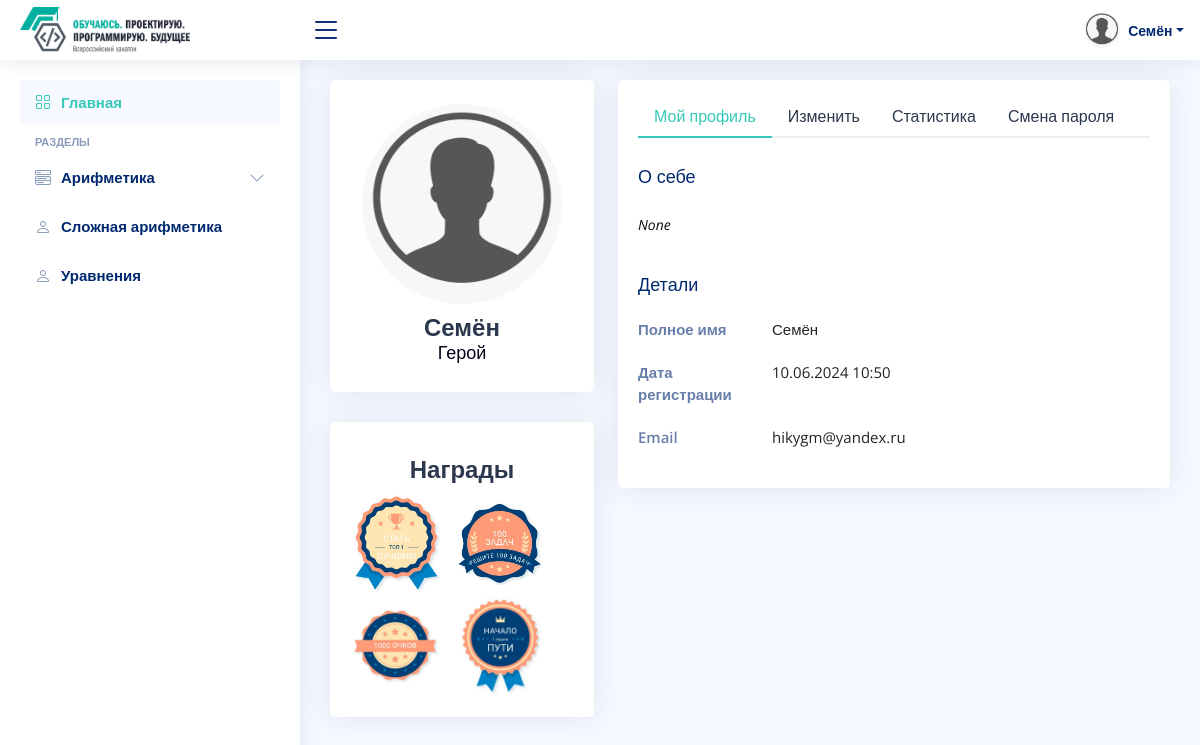
Screenshot of /profile (signed in) with the database file from the repository.
### data/users.py (models this page shows, shortened)
class User(SqlAlchemyBase, UserMixin, SerializerMixin):
    __tablename__ = 'users'
    id = Column(Integer, primary_key=True, autoincrement=True)
    name = Column(String, nullable=True)
    about = Column(String, nullable=True)
    email = Column(String, index=True, unique=True, nullable=True)
    hashed_password = Column(String, nullable=True)
    created_date = Column(String, default=datetime.datetime.now().strftime("%d.%m.%Y %H:%M"))
    total_score = Column(Integer, default=0)
    source_image = Column(String, nullable=True, default='default.png')
    score = orm.relationship("Score", back_populates='user')

### main.py (the view, shortened to what this page needs)
@app.route("/profile", methods=['GET', 'POST'])
@login_required
def profile():
    db_sess = db_session.create_session()
    form_edit_password = EditPasswordForm()
    form_edit = EditForm()
    score = db_sess.query(Score).filter(Score.user_id == current_user.id).all()
    total = sum(item.level_rate * item.difficulty_levels.difficulty_levels_weight for item in score)
    if total <= 10:
        rank = 'Рекрут'
    elif total <= 100:
        rank = 'Страж'
    elif total <= 1000:
        rank = 'Рыцарь'
    elif total <= 10000:
        rank = 'Герой'
    elif total <= 100000:
        rank = 'Легенда'
    elif total <= 1000000:
        rank = 'Властелин'
    elif total <= 10000000:
        rank = 'Божество'
    else:
        rank = 'Титан'
    param = {
        'template_name_or_list': 'profile.html',
        'title': 'Профиль',
        'form_edit': form_edit,
        'form_edit_password': form_edit_password,
        'rank': rank,
        'level_all': sum([item.level_all for item in score]),
        'level_rate': sum([item.level_rate for item in score]),
    }
    param['level_wrong'] = param['level_all'] - param['level_rate']
    param_active_tab_edit_password = {
        'edit_password': 'aria-selected=true tabindex=-1',
        'edit_password_active': 'active',
        'edit_password_show': 'show'
    }
    param_active_tab_my_profile = {
        'my_profile': 'aria-selected=true tabindex=-1',
        'my_profile_active': 'active',
        'my_profile_show': 'show'
    }
    active_tab = param_active_tab_my_profile
    return render_template(**param, **active_tab)

### data/db_session.py (called while the page is built)
def create_session() -> Session:
    global __factory
    return __factory()

### main.py (called while the page is built)
@login_manager.user_loader
def load_user(user_id):
    db_sess = db_session.create_session()
    return db_sess.query(User).get(user_id)

### templates/profile.html (shortened to what this page needs)
{% extends "base.html" %}
{% block content %}
    {% if current_user.is_authenticated %}
        <section class="section profile">
            <div class="row">
                <div class="col-xl-4">
                    <div class="card">
                        <div class="card-body profile-card pt-4 d-flex flex-column align-items-center">
                            <img src="../static/assets/img/service/images_profiles_users/{{ current_user.source_image }}"
                                 alt="Profile" class="rounded-circle" style="width: 200px;height: 200px;">
                            <h2>{{ current_user.name }}</h2>
                            <h3>{{ rank }}</h3>
                        </div>
                    </div>
                    <div class="card">
                        <div class="card-body profile-card pt-4 d-flex flex-column align-items-center">
                            <h2>Награды</h2>
                            <div class="social-links mt-2">
                                <a href="#" class="twitter">
                                    <img src="../static/assets/img/service/medal/top1.jpg" alt="" style="max-width: 90px;">
                                </a>
                                <a href="#" class="twitter">
                                    <img src="../static/assets/img/service/medal/100task.jpg" alt="" style="max-width: 90px;">
                                </a>
                                <a href="#" class="twitter">
                                    <img src="../static/assets/img/service/medal/1000point.jpg" alt="" style="max-width: 90px;">
                                </a>
                                <a href="#" class="twitter">
                                    <img src="../static/assets/img/service/medal/first_task.jpg" alt="" style="max-width: 90px;">
                                </a>
                            </div>
                        </div>
                    </div>
                </div>
                <div class="col-xl-8">
                    <div class="card">
                        <div class="card-body pt-3">
                            <ul class="nav nav-tabs nav-tabs-bordered">
                                <li class="nav-item">
                                    <button class="nav-link {{ my_profile_active }}" {{ my_profile }}
                                            data-bs-toggle="tab"
                                            data-bs-target="#profile-overview">
                                        Мой профиль
                                    </button>
                                </li>
                                <li class="nav-item">
                                    <button class="nav-link" data-bs-toggle="tab" data-bs-target="#profile-edit">
                                        Изменить
                                    </button>
                                </li>
                                <li class="nav-item">
                                    <button class="nav-link" data-bs-toggle="tab" data-bs-target="#profile-settings">
                                        Статистика
                                    </button>
                                </li>
                                <li class="nav-item">
                                    <button class="nav-link {{ edit_password_active }}" {{ edit_password }}
                                            data-bs-toggle="tab"
                                            data-bs-target="#profile-change-password">
                                        Смена пароля
                                    </button>
                                </li>
                            </ul>
                            <div class="tab-content pt-2">
                                <div class="tab-pane fade  profile-overview {{ my_profile_show }} {{ my_profile_active }}"
                                     id="profile-overview">
                                    <h5 class="card-title">О себе</h5>
                                    <p class="small fst-italic">{{ current_user.about }}</p>
                                    <h5 class="card-title">Детали</h5>
                                    <div class="row">
                                        <div class="col-lg-3 col-md-4 label ">Полное имя</div>
                                        <div class="col-lg-9 col-md-8">{{ current_user.name }}</div>
                                    </div>
                                    <div class="row">
                                        <div class="col-lg-3 col-md-4 label ">Дата регистрации</div>
                                        <div class="col-lg-9 col-md-8">{{ current_user.created_date }}</div>
                                    </div>
                                    <div class="row">
                                        <div class="col-lg-3 col-md-4 label">Email</div>
                                        <div class="col-lg-9 col-md-8">{{ current_user.email }}</div>
                                    </div>
                                </div>
                            </div>
                        </div>
                    </div>
                </div>
            </div>
        </section>
    {% endif %}
{% endblock %}

### templates/base.html (shortened to what this page needs)
<!DOCTYPE html>
<html lang="ru">
<head>
    <link href="https://cdn.jsdelivr.net/npm/bootstrap@5.3.3/dist/css/bootstrap.min.css" rel="stylesheet"
>
    <link rel="stylesheet" href="https://cdn.jsdelivr.net/npm/bootstrap-icons@1.11.3/font/bootstrap-icons.min.css">
    <link rel="stylesheet" href="../static/assets/css/style_index.css">
    <link href="../static/assets/css/style.css" rel="stylesheet">
</head>
<body>
{% include 'header.html' %}
{% include 'sidebar.html' %}
<main id="main" class="main">
    {% block content %}{% endblock %}
</main>
</body>
</html>

### templates/header.html (shortened to what this page needs)
<header id="header" class="header fixed-top d-flex align-items-center">
    <div class="d-flex align-items-center justify-content-between">
        <a href="/dashboard" class="logo d-flex align-items-center">
            <img src="../static/assets/img/logo.png" alt="" style="width: 170px;">
        </a>
        <i class="bi bi-list toggle-sidebar-btn"></i>
    </div>
    <nav class="header-nav ms-auto">
        <ul class="d-flex align-items-center">
            {% if current_user.is_authenticated %}
                <li class="nav-item dropdown pe-3">
                    <a class="nav-link nav-profile d-flex align-items-center pe-0" href="#" data-bs-toggle="dropdown">
                        <img src="../static/assets/img/service/images_profiles_users/{{ current_user.source_image }}"
                             alt="Profile" class="rounded-circle" style="width: 36px; height: 36px;">
                        <span class="d-none d-md-block dropdown-toggle ps-2">{{ current_user.name }}</span>
                    </a>
                </li>
            {% else %}
                <li>
                    <a class="btn btn-primary " href="/register">Зарегистрироваться</a>
                    <a class="btn btn-success" href="/login">Войти</a>
                </li>
            {% endif %}
        </ul>
    </nav>
</header>

### templates/sidebar.html (shortened to what this page needs)
<aside id="sidebar" class="sidebar">
    <ul class="sidebar-nav" id="sidebar-nav">
        <li class="nav-item">
            <a class="nav-link " href="/dashboard">
                <i class="bi bi-grid"></i>
                <span>Главная</span>
            </a>
        </li>
        <li class="nav-heading">Разделы</li>
       <li class="nav-item">
            <a class="nav-link collapsed" data-bs-target="#components-nav" data-bs-toggle="collapse" href="#">
                <i class="bi bi-menu-button-wide"></i><span>Арифметика</span><i class="bi bi-chevron-down ms-auto"></i>
            </a>
        </li>
        <li class="nav-item">
            <a class="nav-link collapsed" href="/complex_arithmetic">
                <i class="bi bi-person"></i>
                <span>Сложная арифметика</span>
            </a>
        </li>
        <li class="nav-item">
            <a class="nav-link collapsed" href="/equations">
                <i class="bi bi-person"></i>
                <span>Уравнения</span>
            </a>
        </li>
    </ul>
</aside>

### static/assets/css/style.css (style rules this page uses)
:root { scroll-behavior: smooth; --theme-1: #35c7b8; --theme-2: #2daea2; --white: #ffffff; }
body { font-family: "Open Sans", sans-serif; background: #f6f9ff; color: #444444; }
a { color: var(--theme-1); text-decoration: none; }
h1, h2, h3, h4, h5, h6 { font-family: "Nunito", sans-serif; }
#main { margin-top: 60px; padding: 20px 30px; transition: all 0.3s; }
.card { margin-bottom: 30px; border: none; border-radius: 5px; box-shadow: 0px 0 30px rgba(1, 41, 112, 0.1); }
.card-title { padding: 20px 0 15px 0; font-size: 18px; font-weight: 500; color: #012970; font-family: "Poppins", sans-serif; }
.card-body { padding: 0 20px 20px 20px; }
.nav-tabs-bordered { border-bottom: 2px solid #ebeef4; }
.nav-tabs-bordered .nav-link { margin-bottom: -2px; border: none; color: #2c384e; }
.nav-tabs-bordered .nav-link.active { background-color: #fff; color: var(--theme-1); border-bottom: 2px solid var(--theme-1); }
.logo { line-height: 1; }
@media (min-width: 1200px) { .logo { width: 280px; } }
.header { transition: all 0.5s; z-index: 997; height: 60px; box-shadow: 0px 2px 20px rgba(1, 41, 112, 0.1); background-color: #fff; padding-left: 20px; }
.header .toggle-sidebar-btn { font-size: 32px; padding-left: 10px; cursor: pointer; color: #012970; }
.header-nav ul { list-style: none; }
.header-nav > ul { margin: 0; padding: 0; }
.header-nav .nav-profile { color: #012970; }
.header-nav .nav-profile img { max-height: 36px; }
.header-nav .nav-profile span { font-size: 14px; font-weight: 600; }
.sidebar { position: fixed; top: 60px; left: 0; bottom: 0; width: 300px; z-index: 996; transition: all 0.3s; padding: 20px; overflow-y: auto; scrollbar-width: thin; scrollbar-color: #aab7cf transparent; box-shadow: 0px 0px 20px rgba(1, 41, 112, 0.1); background-color: #fff; }
@media (min-width: 1200px) { #main, #footer { margin-left: 300px; } }
.sidebar-nav { padding: 0; margin: 0; list-style: none; }
.sidebar-nav li { padding: 0; margin: 0; list-style: none; }
.sidebar-nav .nav-item { margin-bottom: 5px; }
.sidebar-nav .nav-heading { font-size: 11px; text-transform: uppercase; color: #899bbd; font-weight: 600; margin: 10px 0 5px 15px; }
.sidebar-nav .nav-link { display: flex; align-items: center; font-size: 15px; font-weight: 600; color: var(--theme-1); transition: 0.3; background: #f6f9ff; padding: 10px 15px; border-radius: 4px; }
.sidebar-nav .nav-link i { font-size: 16px; margin-right: 10px; color: var(--theme-1); }
.sidebar-nav .nav-link.collapsed { color: #012970; background: #fff; }
.sidebar-nav .nav-link.collapsed i { color: #899bbd; }
.sidebar-nav .nav-link .bi-chevron-down { margin-right: 0; transition: transform 0.2s ease-in-out; }
.profile .profile-card h2 { font-size: 24px; font-weight: 700; color: #2c384e; margin: 10px 0 0 0; }
.profile .profile-card h3 { font-size: 18px; }
.profile .profile-card .social-links a { font-size: 20px; display: inline-block; color: rgba(1, 41, 112, 0.5); line-height: 0; margin-right: 10px; transition: 0.3s; }
.profile .profile-overview .row { margin-bottom: 20px; font-size: 15px; }
.profile .profile-overview .card-title { color: #012970; }
.profile .profile-overview .label { font-weight: 600; color: rgba(1, 41, 112, 0.6); }

### rows the page displays
User: source_image (placeholder picture), name "Семён", about "None", created_date "10.06.2024 10:50", email "hikygm@yandex.ru"

### other values shown
{{ rank }} "Герой"
